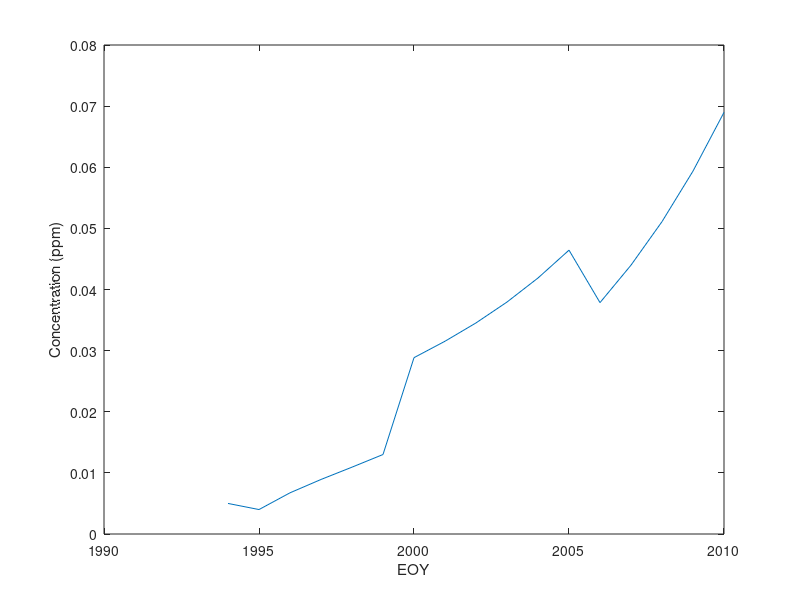

MATLAB code for this plot:
lakeVolume = 5 * (10 ^ 7); % m^3
lakeArea = 4 * (10 ^ 6); % m^2
initConcentration = 5 * (10 ^ -3); % ppm or mg/lit or gr/m^3
riverDischarge = 4.5 * (10 ^ 5); % m^3/yr
sedimentRate = 8; % m/yr
populationGrowthRate = 0.15; % 1/yr
calculatedConcentration = zeros(1, 17); % calculate concentration in this array
calculatedConcentration(1) = initConcentration;
stepLoad = 450 * (10 ^ 3); % gr/yr
eigenValue = (riverDischarge/lakeVolume) + (sedimentRate/(lakeVolume/lakeArea));  % 1/yr

for i = 1:length(calculatedConcentration) - 1
    % exponential load function
    calculatedConcentration(i+1) = (initConcentration/(eigenValue + populationGrowthRate)) * (exp(populationGrowthRate * (i)) - exp(-eigenValue * (i)));
    if i > 5 && i < 12
        % add step loading function
        calculatedConcentration(i+1) = calculatedConcentration(i+1) + (stepLoad/(eigenValue * lakeVolume)) * (1 - exp(-eigenValue * (i)));
    end
end
x = 1994:1:2010;
% initiating plot with labels
figure;
plot(x, calculatedConcentration);
xlabel('EOY');
ylabel('Concentration (ppm)');